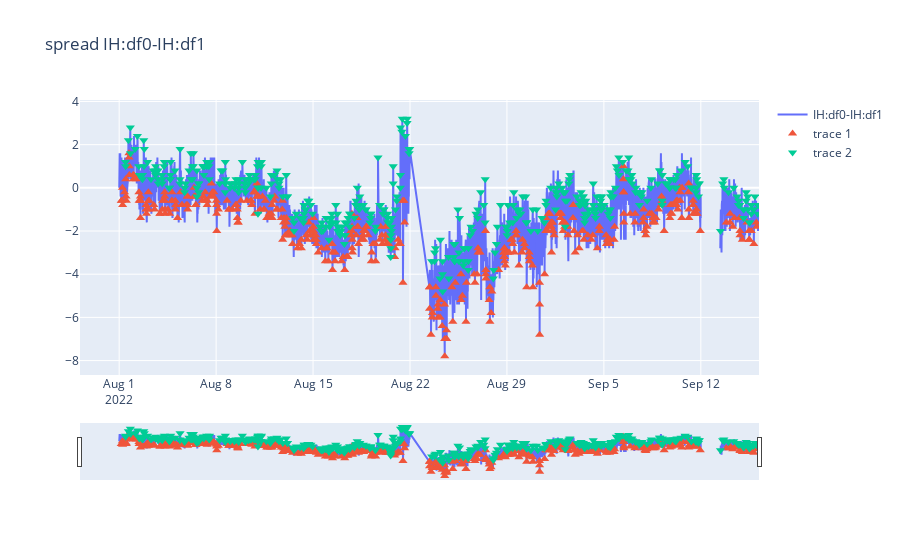

Notebook code for this chart:
### Code cell
import plotly.graph_objects as go
fig = go.Figure() #type:ignore
fig.add_trace(go.Scatter(x=df_1.market_time, 
                         y=spread, name=f'{contract_1}-{contract_2}')) #type:ignore
fig.add_trace(go.Scatter(x=df_1.market_time.iloc[idx_buy], y=spread[idx_buy], #type:ignore
               mode='markers',marker=dict(size=8, symbol="triangle-up"))) 
fig.add_trace(go.Scatter(x=df_1.market_time.iloc[idx_sell], y=spread[idx_sell], #type:ignore
                mode='markers',marker=dict(size=8, symbol="triangle-down"))
                         )

fig.update_xaxes(rangeslider_visible=True, # type:ignore
                 rangebreaks=[
                                dict(bounds=['sat', 'mon']), 
                                dict(bounds=[15, 9.5], pattern='hour'),
                                dict(bounds=[11.5, 13], pattern='hour')]
                 )

fig.update_layout(title=f'spread {contract_1}-{contract_2}')

fig.show()

### Figure 1 — Plotly figure (JSON) as saved in the notebook; plotly's stock layout.template omitted (floating-point values rounded to 4 significant figures; data arrays with more than 128 entries replaced by an {"elided": "..."} marker saying what was removed)
{"data": [{"name": "IH:df0-IH:df1", "type": "scatter", "x": {"elided": "7362 str values"}, "y": {"elided": "7362 float values"}}, {"marker": {"size": 8, "symbol": "triangle-up"}, "mode": "markers", "type": "scatter", "x": {"elided": "418 str values"}, "y": {"elided": "418 float values"}}, {"marker": {"size": 8, "symbol": "triangle-down"}, "mode": "markers", "type": "scatter", "x": {"elided": "433 str values"}, "y": {"elided": "433 float values"}}], "layout": {"title": {"text": "spread IH:df0-IH:df1"}, "xaxis": {"rangebreaks": [{"bounds": ["sat", "mon"]}, {"bounds": [15, 9.5], "pattern": "hour"}, {"bounds": [11.5, 13], "pattern": "hour"}], "rangeslider": {"visible": true}}}}
